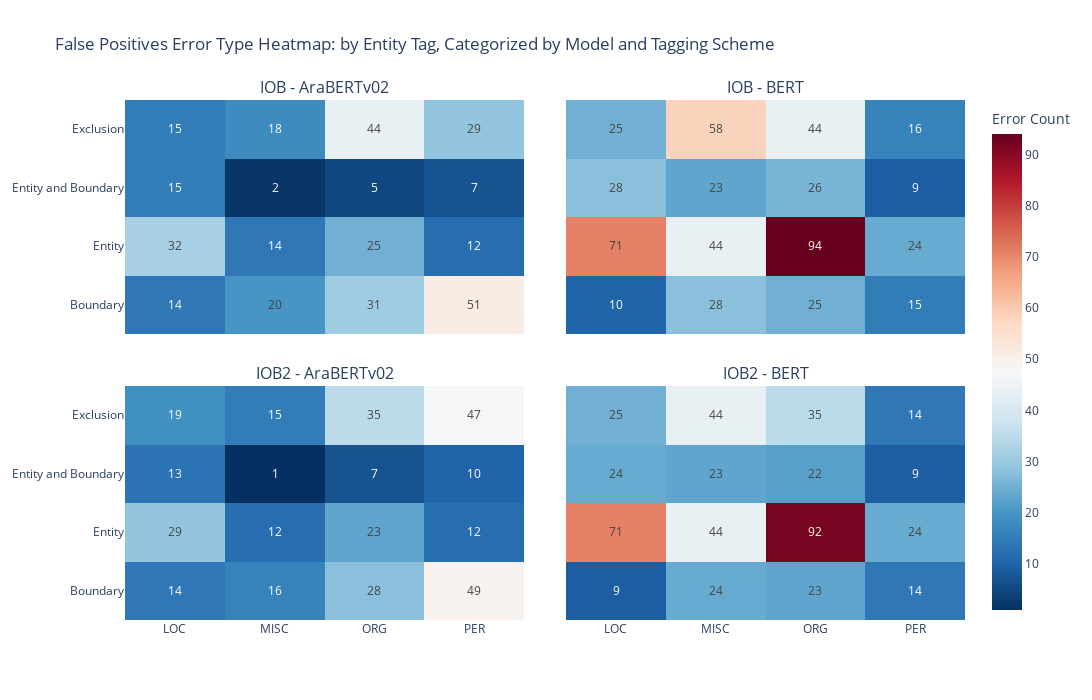

The notebook cell saved with this chart:
### Code cell


### Figure 1 — Plotly figure (JSON) as saved in the notebook; plotly's stock layout.template omitted (floating-point values rounded to 4 significant figures)
{"data": [{"coloraxis": "coloraxis", "hovertemplate": "Tag: %{x}<br>Error Type: %{y}<br>Count: %{text}<extra></extra>", "text": [[14, 20, 31, 51], [32, 14, 25, 12], [15, 2, 5, 7], [15, 18, 44, 29]], "texttemplate": "%{text}", "type": "heatmap", "x": ["LOC", "MISC", "ORG", "PER"], "xaxis": "x", "y": ["Boundary", "Entity", "Entity and Boundary", "Exclusion"], "yaxis": "y", "z": [[14, 20, 31, 51], [32, 14, 25, 12], [15, 2, 5, 7], [15, 18, 44, 29]]}, {"coloraxis": "coloraxis", "hovertemplate": "Tag: %{x}<br>Error Type: %{y}<br>Count: %{text}<extra></extra>", "text": [[10, 28, 25, 15], [71, 44, 94, 24], [28, 23, 26, 9], [25, 58, 44, 16]], "texttemplate": "%{text}", "type": "heatmap", "x": ["LOC", "MISC", "ORG", "PER"], "xaxis": "x2", "y": ["Boundary", "Entity", "Entity and Boundary", "Exclusion"], "yaxis": "y2", "z": [[10, 28, 25, 15], [71, 44, 94, 24], [28, 23, 26, 9], [25, 58, 44, 16]]}, {"coloraxis": "coloraxis", "hovertemplate": "Tag: %{x}<br>Error Type: %{y}<br>Count: %{text}<extra></extra>", "text": [[14, 16, 28, 49], [29, 12, 23, 12], [13, 1, 7, 10], [19, 15, 35, 47]], "texttemplate": "%{text}", "type": "heatmap", "x": ["LOC", "MISC", "ORG", "PER"], "xaxis": "x3", "y": ["Boundary", "Entity", "Entity and Boundary", "Exclusion"], "yaxis": "y3", "z": [[14, 16, 28, 49], [29, 12, 23, 12], [13, 1, 7, 10], [19, 15, 35, 47]]}, {"coloraxis": "coloraxis", "hovertemplate": "Tag: %{x}<br>Error Type: %{y}<br>Count: %{text}<extra></extra>", "text": [[9, 24, 23, 14], [71, 44, 92, 24], [24, 23, 22, 9], [25, 44, 35, 14]], "texttemplate": "%{text}", "type": "heatmap", "x": ["LOC", "MISC", "ORG", "PER"], "xaxis": "x4", "y": ["Boundary", "Entity", "Entity and Boundary", "Exclusion"], "yaxis": "y4", "z": [[9, 24, 23, 14], [71, 44, 92, 24], [24, 23, 22, 9], [25, 44, 35, 14]]}], "layout": {"annotations": [{"font": {"size": 16}, "showarrow": false, "text": "IOB - AraBERTv02", "x": 0.2375, "xanchor": "center", "xref": "paper", "y": 1, "yanchor": "bottom", "yref": "paper"}, {"font": {"size": 16}, "showarrow": false, "text": "IOB - BERT", "x": 0.7625, "xanchor": "center", "xref": "paper", "y": 1, "yanchor": "bottom", "yref": "paper"}, {"font": {"size": 16}, "showarrow": false, "text": "IOB2 - AraBERTv02", "x": 0.2375, "xanchor": "center", "xref": "paper", "y": 0.45, "yanchor": "bottom", "yref": "paper"}, {"font": {"size": 16}, "showarrow": false, "text": "IOB2 - BERT", "x": 0.7625, "xanchor": "center", "xref": "paper", "y": 0.45, "yanchor": "bottom", "yref": "paper"}], "coloraxis": {"colorbar": {"title": {"text": "Error Count"}}, "colorscale": [[0, "rgb(5,48,97)"], [0.1, "rgb(33,102,172)"], [0.2, "rgb(67,147,195)"], [0.3, "rgb(146,197,222)"], [0.4, "rgb(209,229,240)"], [0.5, "rgb(247,247,247)"], [0.6, "rgb(253,219,199)"], [0.7, "rgb(244,165,130)"], [0.8, "rgb(214,96,77)"], [0.9, "rgb(178,24,43)"], [1, "rgb(103,0,31)"]]}, "height": 700, "title": {"text": "False Positives Error Type Heatmap: by Entity Tag, Categorized by Model and Tagging Scheme"}, "width": 1200, "xaxis": {"anchor": "y", "domain": [0, 0.475], "matches": "x3", "showticklabels": false}, "xaxis2": {"anchor": "y2", "domain": [0.525, 1], "matches": "x4", "showticklabels": false}, "xaxis3": {"anchor": "y3", "domain": [0, 0.475]}, "xaxis4": {"anchor": "y4", "domain": [0.525, 1]}, "yaxis": {"anchor": "x", "domain": [0.55, 1]}, "yaxis2": {"anchor": "x2", "domain": [0.55, 1], "matches": "y", "showticklabels": false}, "yaxis3": {"anchor": "x3", "domain": [0, 0.45]}, "yaxis4": {"anchor": "x4", "domain": [0, 0.45], "matches": "y3", "showticklabels": false}}}
